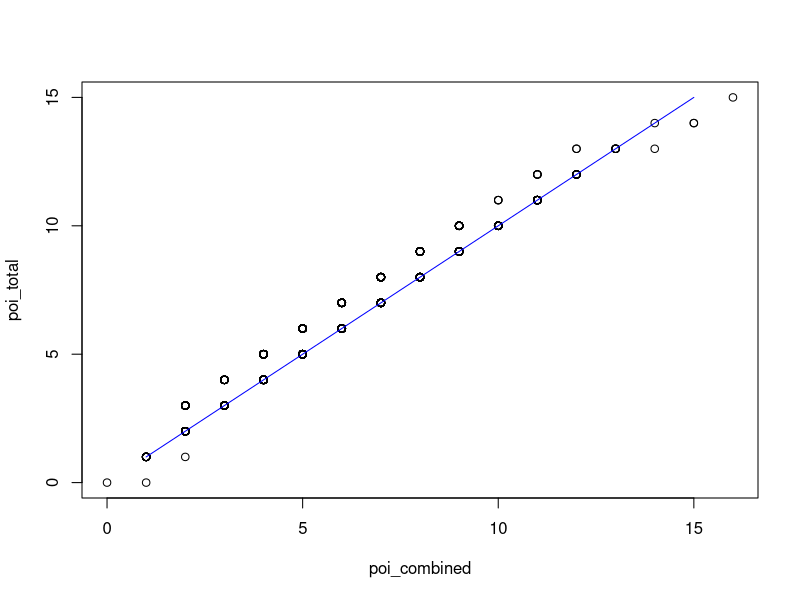
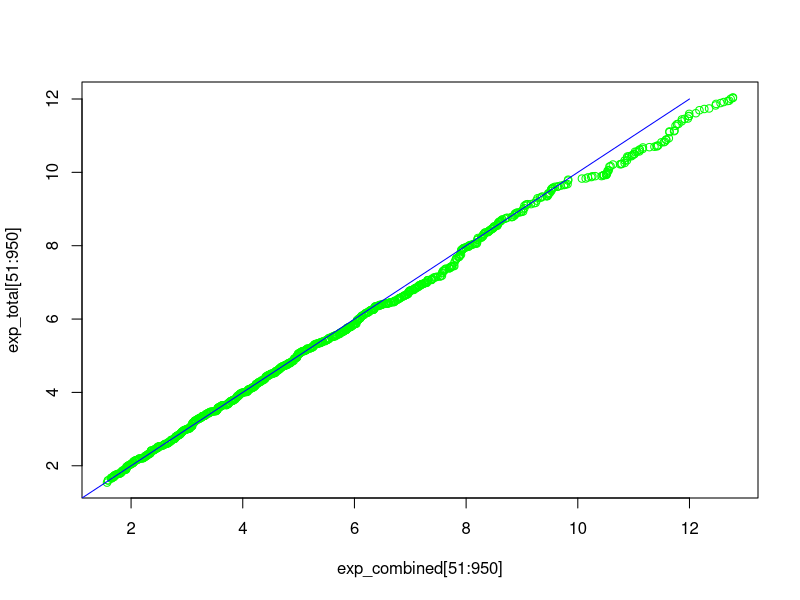

The R source for these figures, in order:
poi1 <- qpois(runif(1000),2)
poi2 <- qpois(runif(1000),2)
poi3 <- qpois(runif(1000),2)

poi_combined = poi1 + poi2 + poi3

poi_total <- qpois(runif(1000),6)

poi_combined = sort(poi_combined)

poi_total = sort(poi_total)

plot(poi_combined,poi_total)
lines(x= c(1:15),y = c(1:15),col='blue', add= T)

exp1 <- qexp(runif(1000),.5)
exp2 <- qexp(runif(1000),.5)
exp3 <- qexp(runif(1000),.5)

exp_combined = exp1 + exp2 + exp3

exp_total <- qgamma(runif(1000),shape=3, rate = .5)

exp_combined = sort(exp_combined)

exp_total = sort(exp_total)

plot(exp_combined[51:950],exp_total[51:950], col= 'green')
lines(x= c(1:12),y = c(1:12),col='blue', add= T)